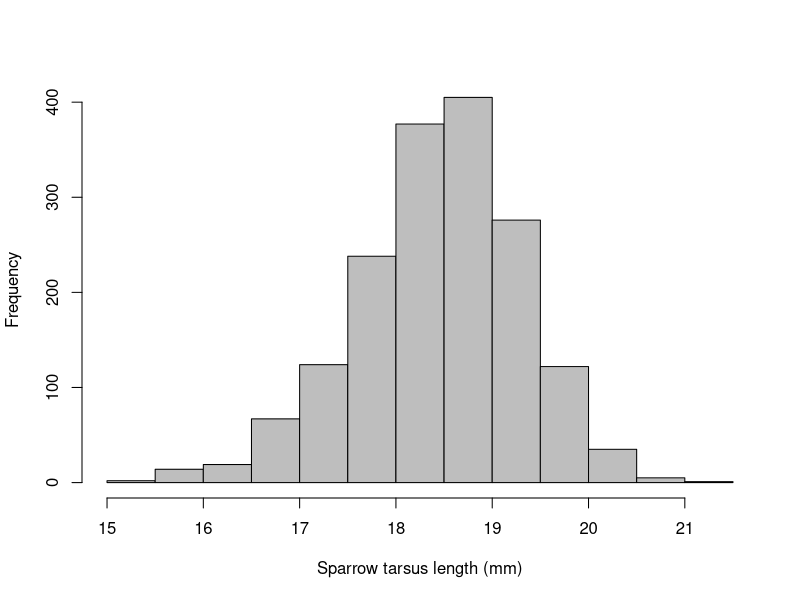
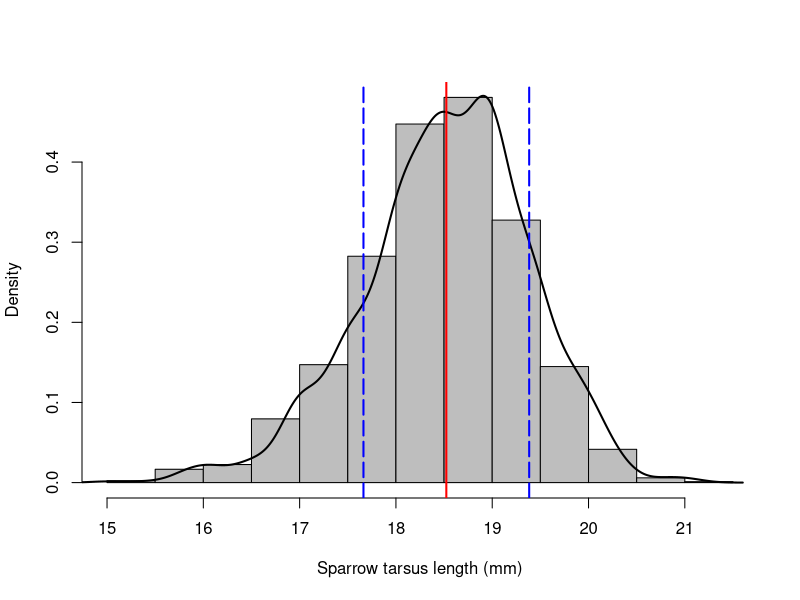
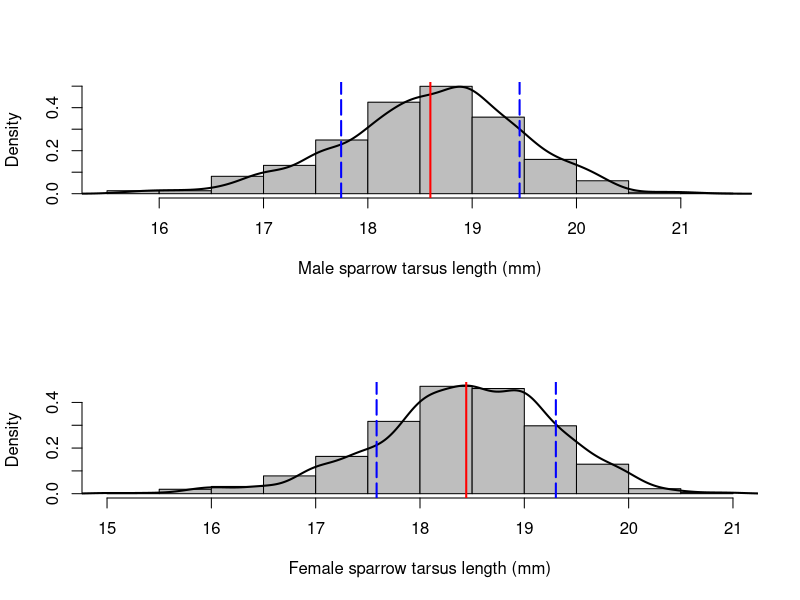
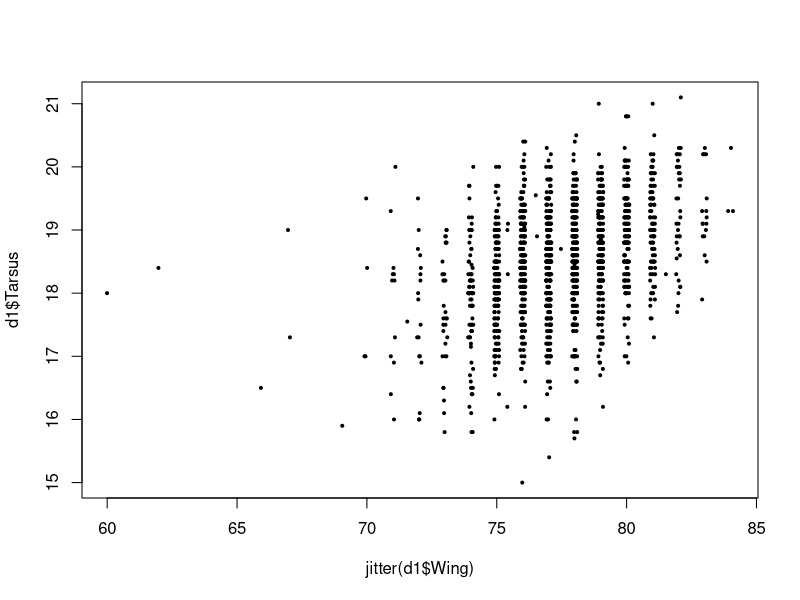
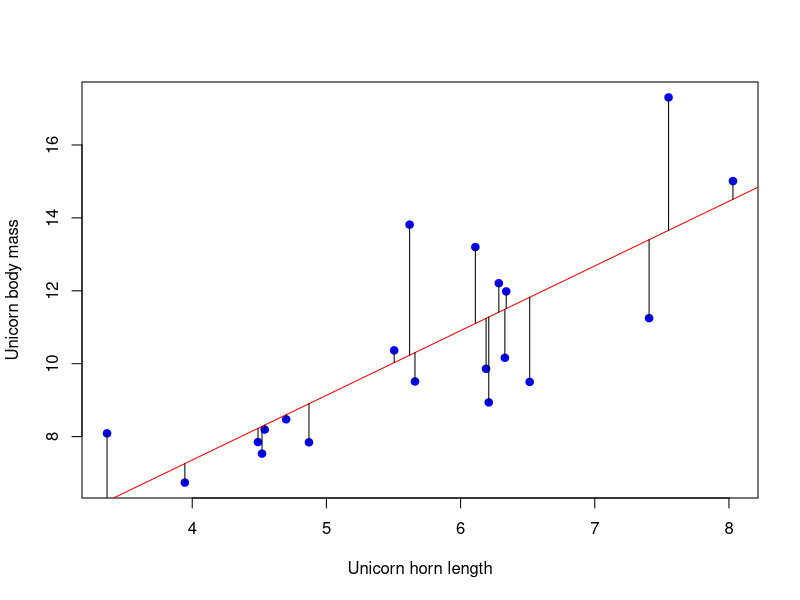
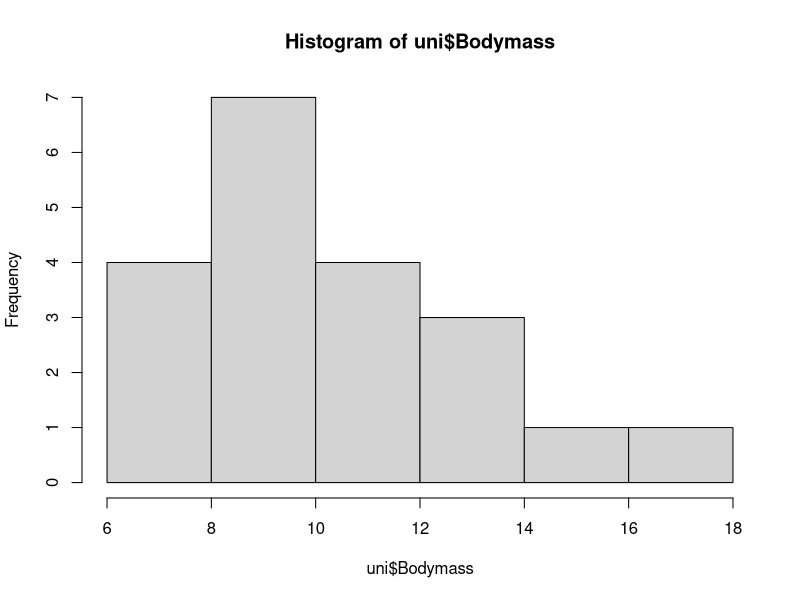
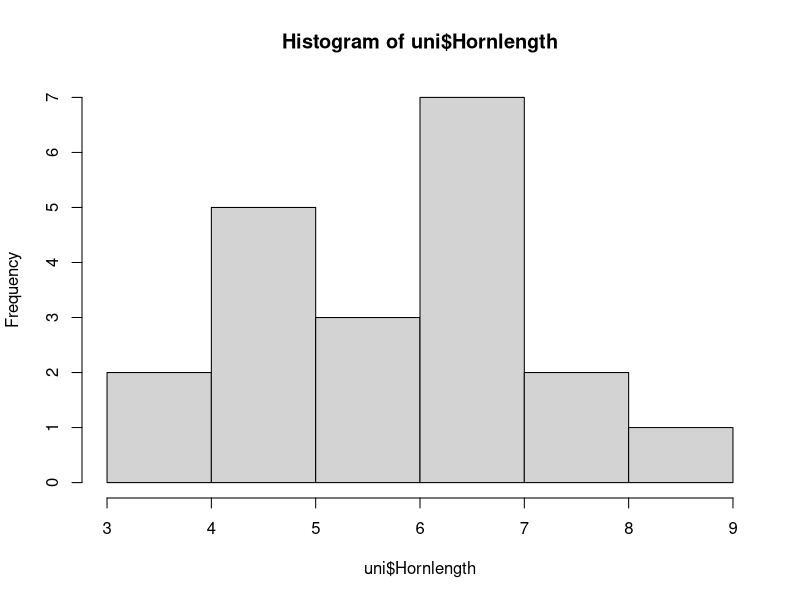
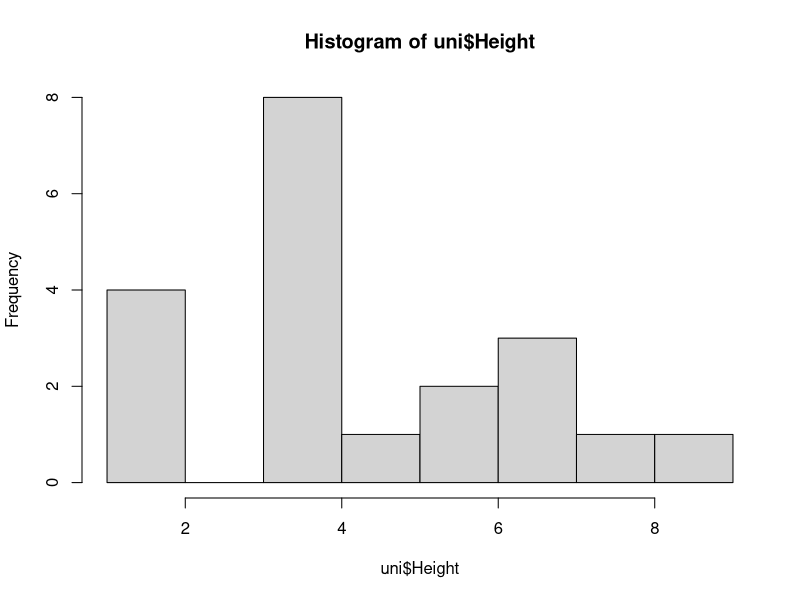

R code for these plots, in order:
rm(list=ls())
d<-read.table("../../week5/data/SparrowSize.txt", header=TRUE)
str(d)

hist(d$Tarsus, main="", xlab="Sparrow tarsus length (mm)", col="grey")

hist(d$Tarsus, main="", xlab="Sparrow tarsus length (mm)", col="grey",
prob=TRUE) # this argument tells R to plot density instead of frequency,
lines(density(d$Tarsus,na.rm=TRUE), # density plot
lwd = 2)
abline(v = mean(d$Tarsus, na.rm = TRUE), col = "red",lwd = 2)
abline(v = mean(d$Tarsus, na.rm = TRUE)-sd(d$Tarsus, na.rm = TRUE), col = "blue",lwd = 2, lty=5)
abline(v = mean(d$Tarsus, na.rm = TRUE)+sd(d$Tarsus, na.rm = TRUE), col = "blue",lwd = 2, lty=5)

par(mfrow=c(2,1))
hist(d$Tarsus[d$Sex==1], main="", xlab="Male sparrow tarsus length (mm)", col="grey", prob=TRUE)
lines(density(d$Tarsus[d$Sex==1],na.rm=TRUE), lwd = 2)
abline(v = mean(d$Tarsus[d$Sex==1], na.rm = TRUE), col = "red",lwd = 2)
abline(v = mean(d$Tarsus[d$Sex==1], na.rm = TRUE)-sd(d$Tarsus[d$Sex==1], na.rm = TRUE), col = "blue",lwd = 2, lty=5)
abline(v = mean(d$Tarsus[d$Sex==1], na.rm = TRUE)+sd(d$Tarsus[d$Sex==1], na.rm = TRUE), col = "blue",lwd = 2, lty=5)
hist(d$Tarsus[d$Sex==0], main="", xlab="Female sparrow tarsus length (mm)", col="grey", prob=TRUE)
lines(density(d$Tarsus[d$Sex==0],na.rm=TRUE), lwd = 2)
abline(v = mean(d$Tarsus[d$Sex==0], na.rm = TRUE), col = "red",lwd = 2)
abline(v = mean(d$Tarsus[d$Sex==0], na.rm = TRUE)-sd(d$Tarsus[d$Sex==0], na.rm = TRUE), col = "blue",lwd = 2, lty=5)
abline(v = mean(d$Tarsus[d$Sex==0], na.rm = TRUE)+sd(d$Tarsus[d$Sex==0], na.rm = TRUE), col = "blue",lwd = 2, lty=5)
dev.off()

d1<-subset(d, d$Tarsus!="NA")
d1<-subset(d1, d1$Wing!="NA")
sumz<-var(d1$Tarsus)+var(d1$Wing)
test<-var(d1$Tarsus+d1$Wing)
sumz

plot(jitter(d1$Wing),d1$Tarsus, pch=19, cex=0.4)
dev.off()

sumz<-var(d1$Tarsus)+var(d1$Wing)+2*cov(d1$Tarsus,d1$Wing)
test<-var(d1$Tarsus+d1$Wing)
sumz

uni<-read.table("../data/RUnicorns.txt", header=T)
str(uni)

plot(uni$Bodymass~uni$Hornlength, pch=19, xlab="Unicorn horn length", ylab="Unicorn body mass", col="blue")
mod<-lm(uni$Bodymass~uni$Hornlength)
abline(mod, col="red")
res <- signif(residuals(mod), 5)
pre <- predict(mod)
segments(uni$Hornlength, uni$Bodymass, uni$Hornlength, pre, col="black")

hist(uni$Bodymass)
hist(uni$Hornlength)
hist(uni$Height)

par(mfrow=c(2,1))
boxplot(uni$Bodymass~uni$Pregnant)
plot(uni$Hornlength[uni$Pregnant==0],uni$Bodymass[uni$Pregnant==0], pch=19, xlab="Horn length", ylab="Body mass", xlim=c(2,10), ylim=c(6,19))
points(uni$Hornlength[uni$Pregnant==1],uni$Bodymass[uni$Pregnant==1], pch=19,col="red")
dev.off()

boxplot(uni$Bodymass~uni$Pregnant)
dev.off()

plot(uni$Hornlength[uni$Gender=="Female"],uni$Bodymass[uni$Gender=="Female"],pch=19, xlab="Horn length", ylab="Body mass", xlim=c(2,10), ylim=c(6,19))
points(uni$Hornlength[uni$Gender=="Male"],uni$Bodymass[uni$Gender=="Male"],pch=19, col="red")
points(uni$Hornlength[uni$Gender=="Undecided"],uni$Bodymass[uni$Gender=="Undecided"],pch=19, col="green")

boxplot(uni$Bodymass~uni$Glizz)

u1<-subset(uni, uni$Pregnant==0)
FullModel<-lm(u1$Bodymass~u1$Hornlength+u1$Gender+u1$Glizz)
summary(FullModel)

ModForPlot<-lm(u1$Bodymass~u1$Hornlength)
summary(ModForPlot)

plot(u1$Hornlength[u1$Glizz==0],u1$Bodymass[u1$Glizz==0], pch=19, xlab="Hornlength", ylab="Body mass", xlim=c(2,10), ylim=c(6,19))
points(u1$Hornlength[u1$Glizz==1],u1$Bodymass[u1$Glizz==1], pch=19, col="red")
abline(ModForPlot)

boxplot(u1$Hornlength~u1$Glizz)
